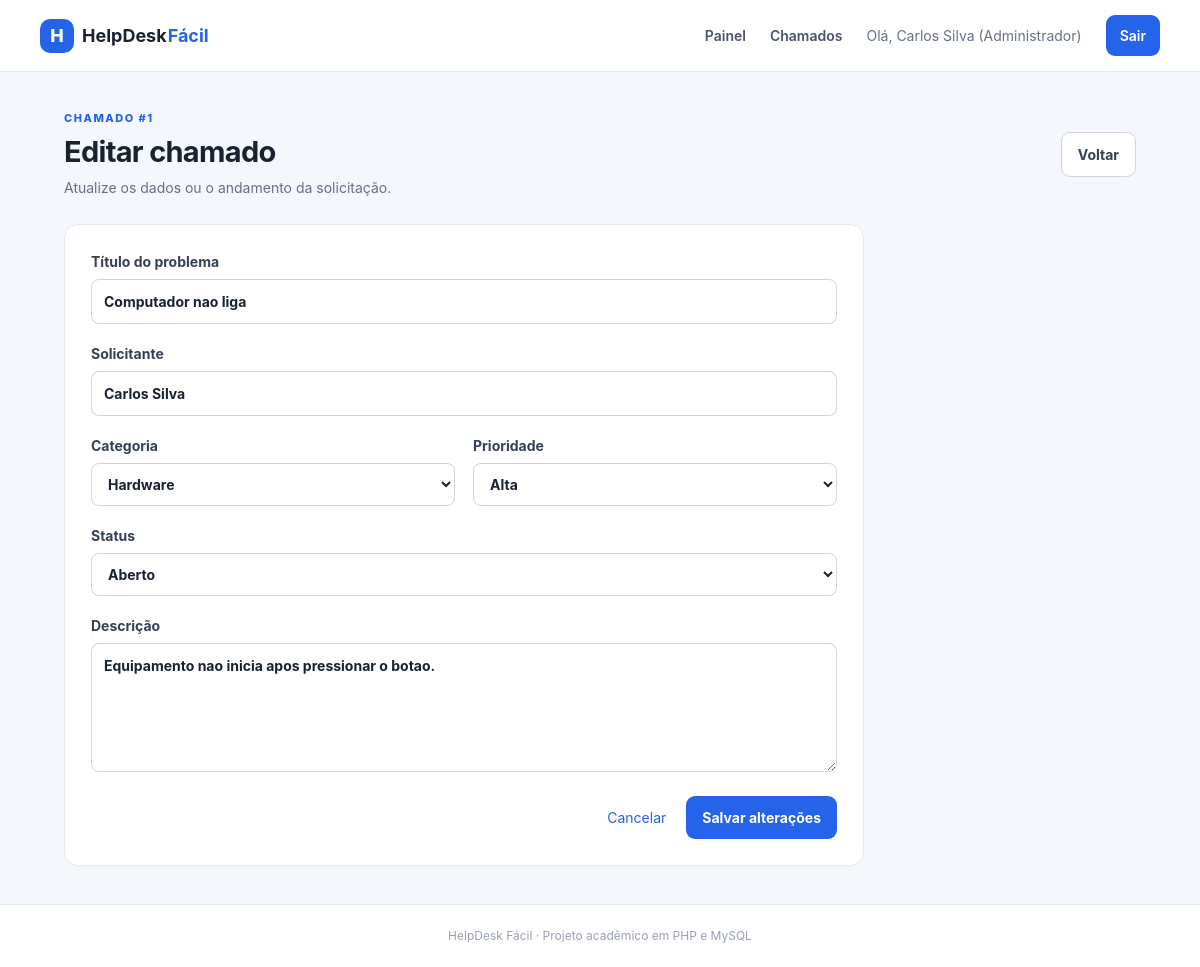
Page /editar.php?id=1 (signed in) on the committed database.
### tables this page shows
CREATE TABLE usuarios (
  id_usuario INT PRIMARY KEY AUTO_INCREMENT,
  nome VARCHAR(100) NOT NULL,
  email VARCHAR(100) NOT NULL,
  senha VARCHAR(255) NOT NULL,
  permissao ENUM ('Administrador', 'Usuario') NOT NULL,
  telefone VARCHAR(20)
);

CREATE TABLE chamados (
  id_chamado INT PRIMARY KEY AUTO_INCREMENT,
  titulo VARCHAR(100) NOT NULL,
  descricao TEXT NOT NULL,
  prioridade ENUM ('Alta', 'Media', 'Baixa') NOT NULL,
  status ENUM ('Aberto', 'Em andamento', 'Resolvido') DEFAULT 'Aberto',
  data_abertura DATETIME DEFAULT CURRENT_TIMESTAMP,
  id_usuario INT NOT NULL,
  id_categoria INT NOT NULL,
  id_criador INT NULL,
  CONSTRAINT fk_chamados_usuarios FOREIGN KEY (id_usuario)
    REFERENCES usuarios (id_usuario),
  CONSTRAINT fk_chamados_categorias FOREIGN KEY (id_categoria)
    REFERENCES categorias (id_categoria),
  CONSTRAINT fk_chamados_criador FOREIGN KEY (id_criador)
    REFERENCES usuarios (id_usuario) ON DELETE SET NULL
);

CREATE TABLE categorias (
  id_categoria INT PRIMARY KEY AUTO_INCREMENT,
  nome VARCHAR(50) NOT NULL,
  descricao VARCHAR(150)
);

### includes/funcoes.php (called while the page is built, shortened)
<?php
function e($valor): string
{
    return htmlspecialchars((string) ($valor ?? ''), ENT_QUOTES, 'UTF-8');
}
function isAdmin(): bool
{
    return ($_SESSION['permissao'] ?? '') === 'Administrador';
}

### editar.php (the view, shortened to what this page needs)
<?php
require_once __DIR__ . '/config/conexao.php';
require_once __DIR__ . '/includes/funcoes.php';
$id = filter_input(INPUT_GET, 'id', FILTER_VALIDATE_INT);
$stmt = $pdo->prepare('SELECT * FROM chamados WHERE id_chamado = ?');
$stmt->execute([$id]);
$chamado = $stmt->fetch();
$categorias = $pdo->query('SELECT id_categoria, nome FROM categorias ORDER BY nome')->fetchAll();
$nomeSolicitante = $pdo->prepare('SELECT nome FROM usuarios WHERE id_usuario = ?');
$nomeSolicitante->execute([$chamado['id_usuario']]);
$chamado['solicitante'] = (string) $nomeSolicitante->fetchColumn();
$cssPagina = 'editar.css';
require __DIR__ . '/includes/header.php';
?>
<section class="page-heading">
  <div>
    <p class="eyebrow">CHAMADO #<?= (int) $id ?></p>
    <h1>Editar chamado</h1>
    <p class="muted">Atualize os dados ou o andamento da solicitação.</p>
  </div><a class="button button-secondary" href="chamados.php">Voltar</a>
</section>
<section class="panel form-panel">
  <form method="post" class="ticket-form">
    <label>Título do problema<input name="titulo" maxlength="100" required value="<?= e($chamado['titulo']) ?>"></label>
    <?php if (isAdmin()): ?>
      <label>Solicitante<input name="solicitante" list="lista-solicitantes" maxlength="100" required autocomplete="off"
          value="<?= e($chamado['solicitante']) ?>" placeholder="Digite o nome do solicitante"></label>
    <?php else: ?>
      <label>Solicitante<input value="<?= e($chamado['solicitante']) ?>" readonly aria-readonly="true" style="background:#f2f4f7;cursor:not-allowed">
        <small style="color:#667085;font-weight:400">Somente o administrador pode alterar o solicitante.</small></label>
    <?php endif; ?>
    <div class="form-row">
      <label>Categoria<select name="id_categoria" required><?php foreach ($categorias as $cat): ?>
            <option value="<?= (int) $cat['id_categoria'] ?>" <?= (int) $chamado['id_categoria'] === (int) $cat['id_categoria'] ? 'selected' : '' ?>><?= e($cat['nome']) ?></option><?php endforeach; ?>
        </select></label>
      <label>Prioridade<select name="prioridade"><?php foreach (['Alta', 'Media', 'Baixa'] as $op): ?>
            <option value="<?= e($op) ?>" <?= $chamado['prioridade'] === $op ? 'selected' : '' ?>><?= e($op) ?></option>
          <?php endforeach; ?>
        </select></label>
    </div>
    <?php if (isAdmin()): ?>
      <label>Status<select name="status"><?php foreach (['Aberto', 'Em andamento', 'Resolvido'] as $op): ?>
            <option value="<?= e($op) ?>" <?= $chamado['status'] === $op ? 'selected' : '' ?>><?= e($op) ?></option>
          <?php endforeach; ?>
        </select></label>
    <?php else: ?>
      <label>Status<input value="<?= e($chamado['status']) ?>" disabled></label>
    <?php endif; ?>
    <label>Descrição<textarea name="descricao" rows="5" required><?= e($chamado['descricao']) ?></textarea></label>
    <div class="form-actions"><a class="text-link" href="chamados.php">Cancelar</a><button class="button"
        type="submit">Salvar alterações</button></div>
  </form>
</section>
<?php require __DIR__ . '/includes/footer.php'; ?>

### includes/header.php (shortened to what this page needs)
<?php
$cssPagina = $cssPagina ?? 'index.css';
?>
<!doctype html>
<html lang="pt-BR">
<head>
  <link rel="stylesheet" href="css/base.css">
  <link rel="stylesheet" href="css/<?= htmlspecialchars($cssPagina, ENT_QUOTES, 'UTF-8') ?>">
</head>
<body>
  <header class="topbar">
    <a class="brand" href="index.php"><span class="brand-icon">H</span> HelpDesk <strong>Fácil</strong></a>
    <nav>
      <a href="index.php">Painel</a>
      <a href="chamados.php">Chamados</a>
      <?php if (isset($_SESSION['nome'])): ?>
        <span class="nav-usuario">Olá, <?= e($_SESSION['nome']) ?><?= isAdmin() ? ' (Administrador)' : '' ?></span>
        <a class="nav-button" href="logout.php">Sair</a>
      <?php endif; ?>
    </nav>
  </header>
  <main class="container">

### css/base.css (style rules this page uses)
:root { --bg: #f4f7fb; --surface: #fff; --text: #182230; --muted: #667085; --line: #e5eaf1; --blue: #2563eb; --blue-dark: #1d4ed8 }
* { box-sizing: border-box }
body { margin: 0; background: var(--bg); color: var(--text); font-family: Inter, Segoe UI, Arial, sans-serif; font-size: 14px; line-height: 1.5 }
a { color: var(--blue); text-decoration: none }
.topbar { height: auto; min-height: 72px; background: #fff; border-bottom: 1px solid var(--line); display: flex; align-items: center; justify-content: space-between; padding: 14px max(calc((100% - 1120px)/2), 24px); gap: 20px }
.brand { display: flex; align-items: center; gap: 8px; color: #182230; font-size: 18px; font-weight: 700 }
.brand strong { color: var(--blue); margin-left: -7px }
.brand-icon { display: inline-grid; place-items: center; background: var(--blue); color: #fff; width: 34px; height: 34px; border-radius: 10px; font-weight: 800 }
.topbar nav { display: flex; align-items: center; gap: 24px }
.topbar nav a { color: #475467; font-weight: 600 }
.topbar nav .nav-button { background: var(--blue); color: #fff; padding: 10px 14px; border-radius: 9px }
.container { max-width: 1120px; margin: 38px auto; padding: 0 24px; min-height: calc(100vh - 160px) }
.page-heading { display: flex; justify-content: space-between; align-items: center; gap: 20px; margin-bottom: 26px }
.page-heading h1 { font-size: 29px; letter-spacing: -.7px; margin: 3px 0 4px }
.eyebrow { font-size: 11px; letter-spacing: 1.5px; color: var(--blue); font-weight: 800; margin: 0 }
.muted { color: var(--muted); margin: 0 }
.button { display: inline-flex; align-items: center; justify-content: center; border: 0; border-radius: 9px; background: var(--blue); color: #fff; padding: 11px 16px; font: inherit; font-weight: 700; cursor: pointer; white-space: nowrap }
.button-secondary { background: #fff; color: #344054; border: 1px solid #d0d5dd }
.panel { background: #fff; border: 1px solid var(--line); border-radius: 14px; box-shadow: 0 2px 6px #172b4d05; overflow: hidden }
.topbar nav .nav-usuario { color: #667085; font-size: 14px }

### css/editar.css (style rules this page uses)
.form-panel { max-width: 800px; padding: 26px }
.ticket-form { display: flex; flex-direction: column; gap: 19px }
.ticket-form label { display: flex; flex-direction: column; gap: 7px; color: #344054; font-weight: 650 }
.ticket-form input, .ticket-form select, .ticket-form textarea { width: 100%; padding: 11px 12px; border: 1px solid #d0d5dd; border-radius: 8px; background: #fff; color: #182230; font: inherit; outline: none }
.ticket-form textarea { resize: vertical }
.form-row { display: grid; grid-template-columns: 1fr 1fr; gap: 18px }
.form-actions { display: flex; align-items: center; justify-content: flex-end; gap: 20px; padding-top: 5px }

### rows in the picture
usuarios: nome "Carlos Silva"
chamados: titulo "Computador nao liga", id_categoria "Hardware", descricao "Equipamento nao inicia apos pressionar o botao."

### other values in the picture
$id "1"
form field prioridade "Alta"
form field status "Aberto"
